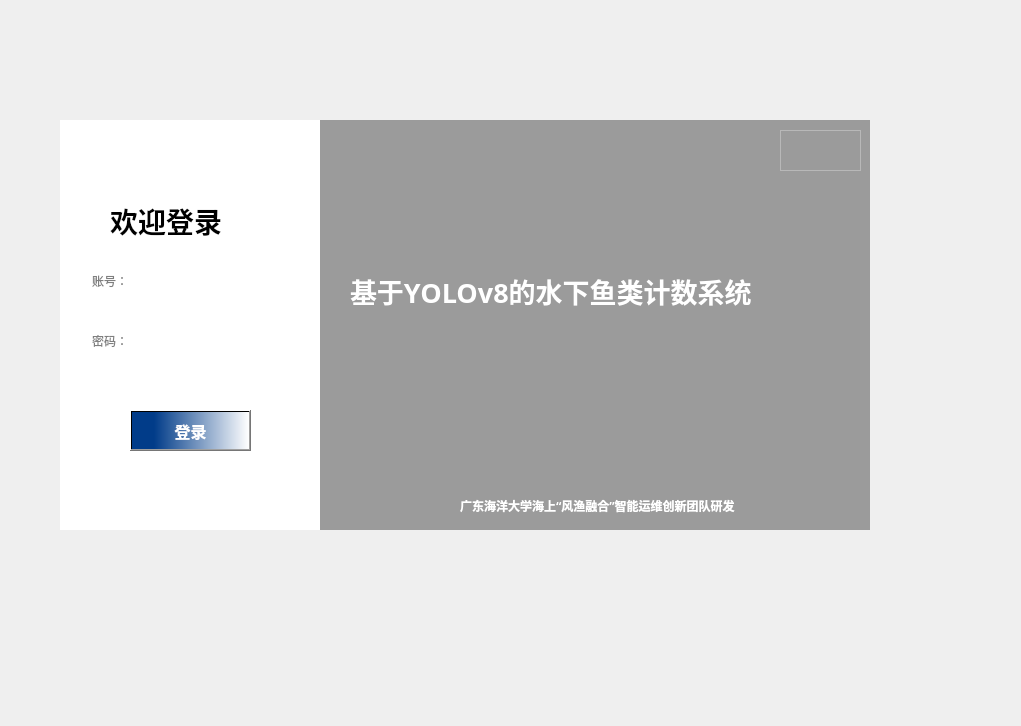
<?xml version="1.0" encoding="UTF-8"?>
<ui version="4.0">
 <class>MainWindow</class>
 <widget class="QMainWindow" name="MainWindow">
  <property name="geometry">
   <rect>
    <x>0</x>
    <y>0</y>
    <width>1021</width>
    <height>726</height>
   </rect>
  </property>
  <property name="windowTitle">
   <string>MainWindow</string>
  </property>
  <widget class="QWidget" name="centralwidget">
   <widget class="QLabel" name="label">
    <property name="geometry">
     <rect>
      <x>60</x>
      <y>120</y>
      <width>260</width>
      <height>410</height>
     </rect>
    </property>
    <property name="styleSheet">
     <string notr="true">background-color: rgb(255, 255, 255);</string>
    </property>
    <property name="text">
     <string/>
    </property>
   </widget>
   <widget class="QLabel" name="label_2">
    <property name="geometry">
     <rect>
      <x>320</x>
      <y>120</y>
      <width>550</width>
      <height>410</height>
     </rect>
    </property>
    <property name="styleSheet">
     <string notr="true">background-color: rgb(255, 255, 255);
background-image: url(:/images/icons/fish.jpg);</string>
    </property>
    <property name="text">
     <string/>
    </property>
   </widget>
   <widget class="QLabel" name="label_3">
    <property name="geometry">
     <rect>
      <x>320</x>
      <y>120</y>
      <width>550</width>
      <height>410</height>
     </rect>
    </property>
    <property name="styleSheet">
     <string notr="true">background-color: rgba(0, 0, 0,100);
</string>
    </property>
    <property name="text">
     <string/>
    </property>
   </widget>
   <widget class="QLabel" name="label_4">
    <property name="geometry">
     <rect>
      <x>110</x>
      <y>200</y>
      <width>161</width>
      <height>41</height>
     </rect>
    </property>
    <property name="font">
     <font>
      <family>黑体</family>
      <pointsize>21</pointsize>
      <weight>75</weight>
      <italic>false</italic>
      <bold>true</bold>
     </font>
    </property>
    <property name="text">
     <string>欢迎登录</string>
    </property>
   </widget>
   <widget class="QPushButton" name="pushButton">
    <property name="geometry">
     <rect>
      <x>130</x>
      <y>410</y>
      <width>121</width>
      <height>41</height>
     </rect>
    </property>
    <property name="font">
     <font>
      <family>黑体</family>
      <pointsize>12</pointsize>
      <weight>75</weight>
      <italic>false</italic>
      <bold>true</bold>
     </font>
    </property>
    <property name="styleSheet">
     <string notr="true">QPushButton{
	background-color: qlineargradient(spread:pad, x1:0, y1:1, x2:1, y2:1, stop:0.188482 rgba(1, 60, 137, 255), stop:1 rgba(255, 255, 255, 255));
	color: rgb(255, 255, 255);
	boder:none;
}
QPushButton:pressed{
	padding-left:5px;
	padding-top:5px;
}
</string>
    </property>
    <property name="text">
     <string>登录</string>
    </property>
   </widget>
   <widget class="QLabel" name="label_7">
    <property name="geometry">
     <rect>
      <x>350</x>
      <y>200</y>
      <width>511</width>
      <height>181</height>
     </rect>
    </property>
    <property name="font">
     <font>
      <family>隶书</family>
      <pointsize>20</pointsize>
      <weight>75</weight>
      <bold>true</bold>
     </font>
    </property>
    <property name="styleSheet">
     <string notr="true">color: rgb(255, 255, 255);</string>
    </property>
    <property name="text">
     <string>基于YOLOv8的水下鱼类计数系统</string>
    </property>
   </widget>
   <widget class="QLabel" name="label_8">
    <property name="geometry">
     <rect>
      <x>460</x>
      <y>490</y>
      <width>411</width>
      <height>31</height>
     </rect>
    </property>
    <property name="font">
     <font>
      <family>宋体</family>
      <weight>75</weight>
      <bold>true</bold>
     </font>
    </property>
    <property name="styleSheet">
     <string notr="true">color: rgb(255, 255, 255);</string>
    </property>
    <property name="text">
     <string>广东海洋大学海上“风渔融合”智能运维创新团队研发</string>
    </property>
   </widget>
   <widget class="QLabel" name="label_9">
    <property name="geometry">
     <rect>
      <x>340</x>
      <y>130</y>
      <width>71</width>
      <height>61</height>
     </rect>
    </property>
    <property name="styleSheet">
     <string notr="true">
image: url(:/images/icons/logo.png);</string>
    </property>
    <property name="text">
     <string/>
    </property>
   </widget>
   <widget class="QFrame" name="frame">
    <property name="geometry">
     <rect>
      <x>780</x>
      <y>130</y>
      <width>81</width>
      <height>41</height>
     </rect>
    </property>
    <property name="frameShape">
     <enum>QFrame::StyledPanel</enum>
    </property>
    <property name="frameShadow">
     <enum>QFrame::Raised</enum>
    </property>
    <layout class="QHBoxLayout" name="horizontalLayout">
     <item>
      <widget class="QPushButton" name="pushButton_2">
       <property name="styleSheet">
        <string notr="true">QPushButton{
	border:none;
}
QPushButton:hover{
	padding-bottom:5px;
}</string>
       </property>
       <property name="text">
        <string/>
       </property>
       <property name="icon">
        <iconset resource="res.qrc">
         <normaloff>:/icons/icons/最小化.png</normaloff>:/icons/icons/最小化.png</iconset>
       </property>
      </widget>
     </item>
     <item>
      <widget class="QPushButton" name="pushButton_3">
       <property name="styleSheet">
        <string notr="true">QPushButton{
	border:none;
}
QPushButton:hover{
	padding-bottom:5px;
}</string>
       </property>
       <property name="text">
        <string/>
       </property>
       <property name="icon">
        <iconset resource="res.qrc">
         <normaloff>:/icons/icons/关闭.png</normaloff>:/icons/icons/关闭.png</iconset>
       </property>
      </widget>
     </item>
    </layout>
   </widget>
   <widget class="QLineEdit" name="lineEdit">
    <property name="geometry">
     <rect>
      <x>90</x>
      <y>260</y>
      <width>201</width>
      <height>41</height>
     </rect>
    </property>
    <property name="styleSheet">
     <string notr="true">border:none;
border-bottom:2px solid rgba（0,0,0,100）;
background-color: rgba(0, 0, 0,0);
</string>
    </property>
    <property name="placeholderText">
     <string>账号：</string>
    </property>
   </widget>
   <widget class="QLineEdit" name="lineEdit_2">
    <property name="geometry">
     <rect>
      <x>90</x>
      <y>320</y>
      <width>201</width>
      <height>41</height>
     </rect>
    </property>
    <property name="styleSheet">
     <string notr="true">border:none;
border-bottom:2px solid rgba（0,0,0,100）;
background-color: rgba(0, 0, 0,0);
</string>
    </property>
    <property name="echoMode">
     <enum>QLineEdit::Password</enum>
    </property>
    <property name="placeholderText">
     <string>密码：</string>
    </property>
   </widget>
  </widget>
 </widget>
 <resources>
  <include location="res.qrc"/>
 </resources>
 <connections>
  <connection>
   <sender>pushButton_3</sender>
   <signal>clicked()</signal>
   <receiver>MainWindow</receiver>
   <slot>close()</slot>
   <hints>
    <hint type="sourcelabel">
     <x>836</x>
     <y>143</y>
    </hint>
    <hint type="destinationlabel">
     <x>892</x>
     <y>85</y>
    </hint>
   </hints>
  </connection>
  <connection>
   <sender>pushButton_2</sender>
   <signal>clicked()</signal>
   <receiver>MainWindow</receiver>
   <slot>showMinimized()</slot>
   <hints>
    <hint type="sourcelabel">
     <x>805</x>
     <y>144</y>
    </hint>
    <hint type="destinationlabel">
     <x>778</x>
     <y>61</y>
    </hint>
   </hints>
  </connection>
 </connections>
</ui>
